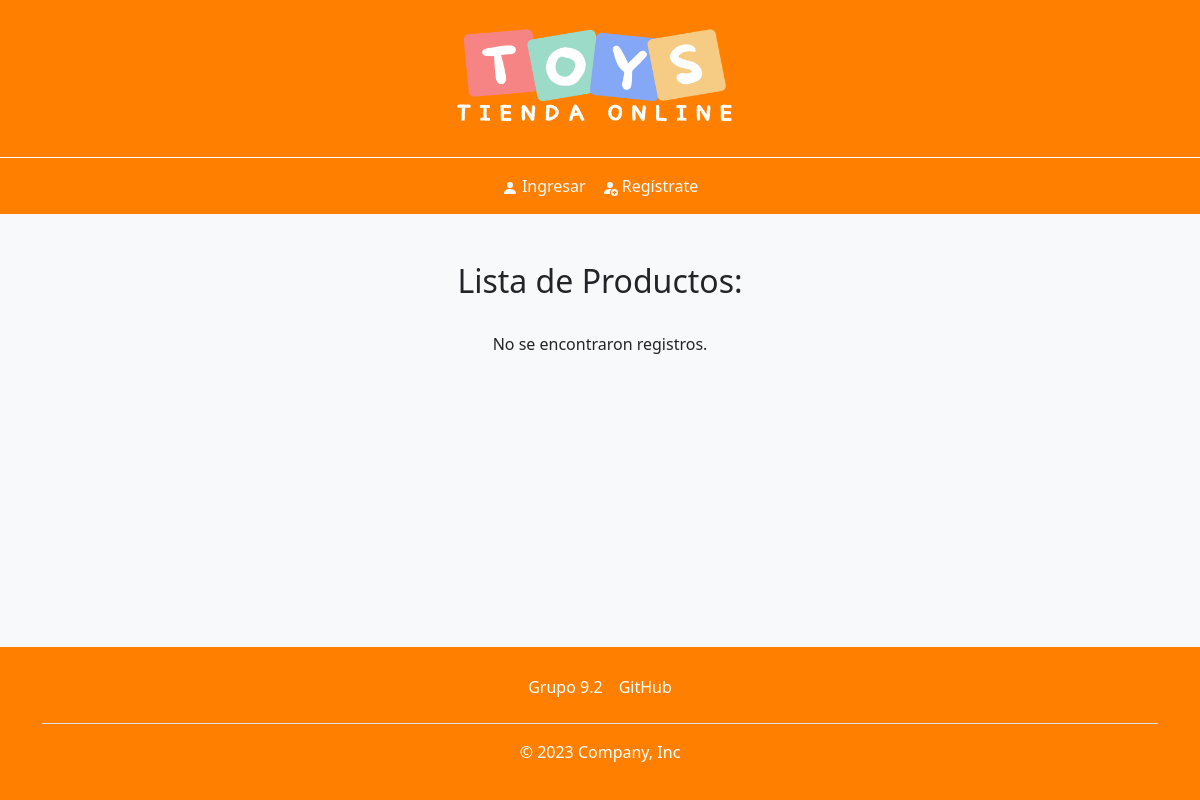
The app's page /Vista/deposito/listarProductos.php, older data.
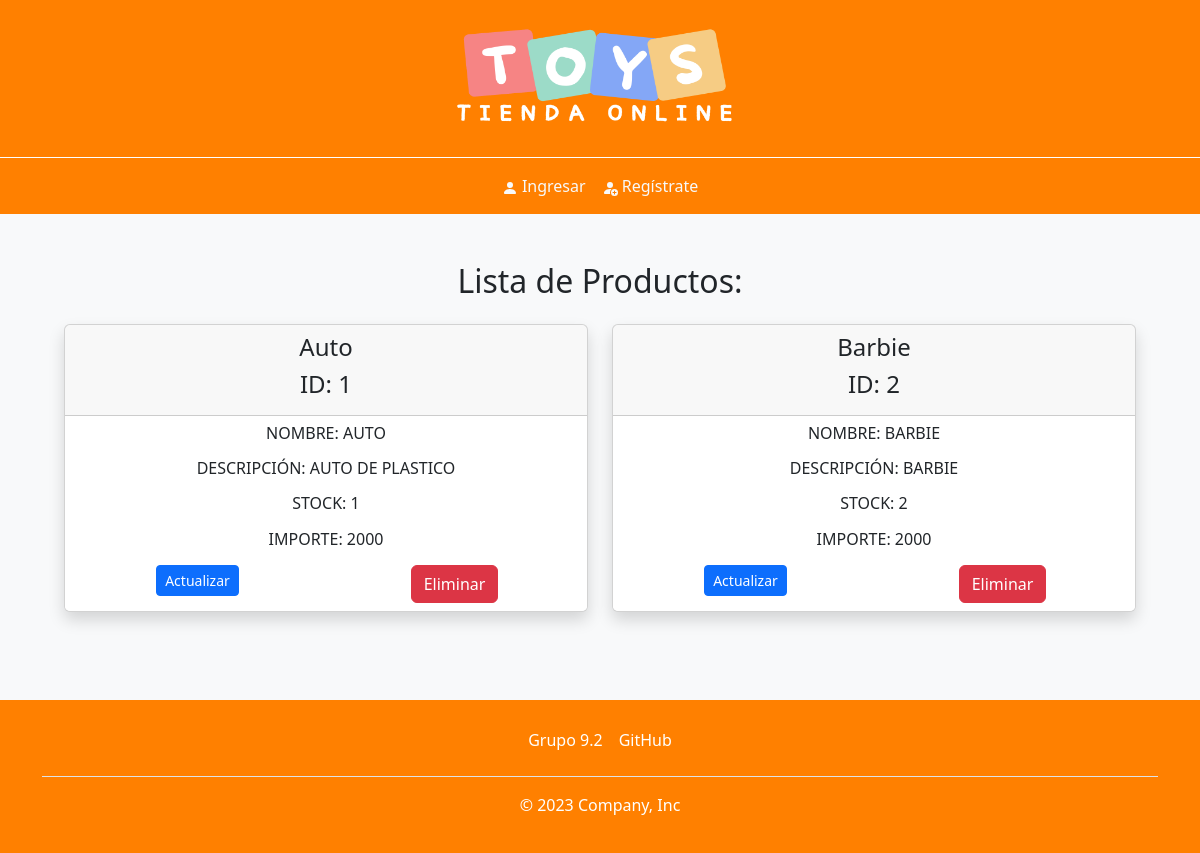
The same page, newer data.
### tables this page shows
CREATE TABLE `producto` (
  `idproducto` bigint(20) NOT NULL,
  `pronombre` varchar(20) NOT NULL,
  `prodetalle` varchar(512) NOT NULL,
  `procantstock` int(11) NOT NULL,
  `proimporte` int(5) NOT NULL
);

### util/funciones.php (called while the page is built, shortened)
<?php
spl_autoload_register(function($class_name) {
    $directorys = array(
        $GLOBALS['ROOT'].'Modelo/',
        $GLOBALS['ROOT'].'Modelo/conector/',
        $GLOBALS['ROOT'].'Control/',
        $GLOBALS['ROOT'].'util/',
        $GLOBALS['ROOT'].'Test/',
    );
}
)
?>

### Modelo/Producto.php (called while the page is built, shortened)
<?php
class Producto {
    private $idproducto;
    private $pronombre;
    private $prodetalle;
    private $procantstock;
    private $proimporte;
    public function __construct(){
        $this->idproducto="";
        $this->pronombre="";
        $this->prodetalle="";
        $this->procantstock="";
        $this->proimporte="";
    }
    public function getIdproducto(){
        return $this->idproducto;
    }
    public function getPronombre(){
        return $this->pronombre;
    }
    public function getProdetalle(){
        return $this->prodetalle;
    }
    public function getProcantstock(){
        return $this->procantstock;
    }
    public function getProimporte(){
        return $this->proimporte;
    }
    public function setIdproducto($valor){
        $this->idproducto = $valor;
    }
    public function setPronombre($valor){
        $this->pronombre = $valor;
    }
    public function setProdetalle($valor){
        $this->prodetalle = $valor;
    }
    public function setProcantstock($valor){
        $this->procantstock = $valor;
    }
    public function setProimporte($valor){
        $this->proimporte= $valor;
    }
    public static function listar($parametro=""){
        $arreglo = array();
        $base=new BaseDatos();
        $sql="SELECT * FROM producto ";
        if ($parametro!="") {
            $sql.='WHERE '.$parametro;
        }
        $res = $base->Ejecutar($sql);
        if($res>-1){
            if($res>0){
                while ($row = $base->Registro()){
                    $obj = new Producto();
                    $obj->setear($row['idproducto'], $row['pronombre'], $row['prodetalle'], $row['procantstock'], $row['proimporte']);
                    array_push($arreglo, $obj);
                }
            }
        } else {
        }
        return $arreglo;
    }
}

### Modelo/conector/BaseDatos.php (called while the page is built, shortened)
<?php
class BaseDatos extends PDO {
  	private $indice;
  	private $resultado;
    public function __construct(){
        $this->indice =0;
    }
    public function setSQL($e){
        return "\n".$this->sql = $e;
    }
    public function Ejecutar($sql){
        if ( stristr($sql,"select")){
            $resp =  $this->EjecutarSelect($sql);
        }
        return $resp;
   }
   private function EjecutarSelect($sql){
       $cant = -1;
       $resultado=parent::query($sql);
       if(!$resultado){
           $this->analizarDebug();
       }else {
          $arregloResult = $resultado->fetchAll();
          $cant = count($arregloResult);
       }
       return $cant;
   }
   public function Registro() {
       $filaActual = false;
       $indiceActual = $this->getIndice();
       if ($indiceActual>=0) {
           $filas = $this->getResultado();
           if($indiceActual<count($filas)){
               $filaActual =  $filas[$indiceActual];
           }else {
               $this->setIndice(-1);
           }
       }
       return $filaActual;
   }
   private function setIndice ($valor){
       $this->indice = $valor;
   }
   private function getIndice (){
       return $this->indice;
   }
   private function setResultado($valor){
       $this->resultado = $valor;
   }
   private function getResultado(){
      return $this->resultado;
   }
}

### Control/AbmProducto.php (called while the page is built, shortened)
<?php
class AbmProducto {
    public function buscar($param){
        $where = " true ";
        $arreglo = Producto::listar($where);
        return $arreglo;
    }
}
?>

### Vista/deposito/listarProductos.php (the view, shortened to what the changed rows need)
<?php
include_once(STRUCTURE_PATH . "cabecera.php");
?>
<main class="p-5 text-center bg-light">
  <h2>Lista de Productos:</h2>
  <?php
  $producto = new AbmProducto();
  $productos = $producto->buscar(null);
  if (count($productos) > 0) {
  ?>
  <div class="row justify-content-center p-3">
    <?php
    foreach ($productos as $productoItem) {
    ?>
    <div class="col-lg-6 col-sm-12 mb-4">
      <div class="card shadow">
        <div class="card-header">
          <h4 class="card-title text-center"><?php echo $productoItem->getPronombre(); ?></h4>
          <h4 class="card-title text-center"><?php echo "ID: " . $productoItem->getIdProducto(); ?></h4>
        </div>
        <ul class="list-group list-group-flush">
          <li class="list-group-item">
            <div class="row">
              <div class="col-12 mb-2">
                <h6 class="card-title text-uppercase"><?php echo "Nombre: " . $productoItem->getPronombre(); ?></h6>
              </div>
              <div class="col-12 mb-2">
                <h6 class="card-title text-uppercase"><?php echo "Descripción: " . $productoItem->getProdetalle(); ?></h6>
              </div>
              <div class="col-12 mb-2">
                <h6 class="card-title text-uppercase"><?php echo "Stock: " . $productoItem->getProcantstock(); ?></h6>
              </div>
              <div class="col-12 mb-2">
                <h6 class="card-title text-uppercase"><?php echo "Importe: " . $productoItem->getProimporte(); ?></h6>
              </div>
              <div class="col-6">
                <a href="accion/actualizarProducto.php?idproducto=<?php echo $productoItem->getIdProducto(); ?>">
                  <button type="button" class="btn btn-primary btn-sm">Actualizar</button>
                </a>
              </div>
              <div class="col-6">
              <a href="accion/verificarProducto.php?accion=eliminar&idproducto=<?php echo $productoItem->getIdProducto(); ?>" class="btn btn-danger">Eliminar</a>
              </div>
            </div>
          </li>
        </ul>
      </div>
    </div>
    <?php
    }
    ?>
  </div>
  <?php
  } else {
    echo "<br> No se encontraron registros.";
  }
  ?>
</main>
<?php include(STRUCTURE_PATH . "pie.php"); ?>

Row changes from the older to the newer data that the page shows:
added producto: pronombre "Auto", idproducto "1", pronombre "AUTO", prodetalle "AUTO DE PLASTICO", procantstock "1", proimporte "2000"
added producto: pronombre "Barbie", idproducto "2", pronombre "BARBIE", prodetalle "BARBIE", procantstock "2", proimporte "2000"
Text that changed along with them:
text no longer shown: "No se encontraron registros."
